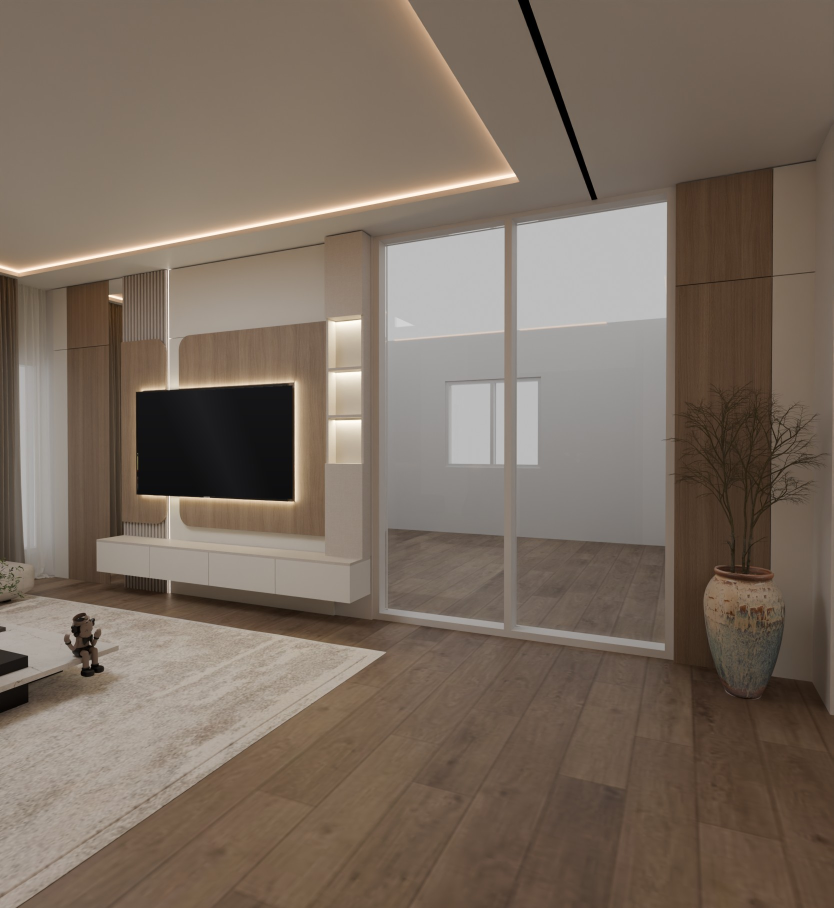
#> input picture projects/dossier-client/build/img/rdc-salon-03.jpg, 1667 x 1816 px, given in place of rdc-salon-03.png, which was not available (shown at 1/2 size)
$ python tv_off.py
#> lines starting #> are read from the running program, lines starting #| are printed output that depends on the picture; after the words box and inside, x2 and y2 are one past the last pixel; in counts of white or black regions, pixels touching at a corner belong together
"""Remplace l'image affichée sur les écrans TV des rendus par un écran éteint (noir satiné + léger reflet).
Les rendus d'origine restent intacts dans sources/ ; les versions modifiées vont dans build/tvoff/."""
import pathlib
from PIL import Image, ImageDraw, ImageFilter

ROOT = pathlib.Path(__file__).resolve().parent.parent
SCREENS = {  # coins écran (haut-gauche, haut-droit, bas-droit, bas-gauche), en pixels
    "01-rdc-salon-principal/rdc-salon-03.png": [(272, 782), (588, 766), (588, 1002), (272, 992)],
    "01-rdc-salon-principal/rdc-salon-04.png": [(510, 760), (945, 780), (945, 1002), (510, 1038)],
    "01-rdc-salon-principal/rdc-salon-07.png": [(432, 798), (798, 798), (798, 998), (432, 998)],
    "02-chambre-amis/chambre-amis-02.png": [(688, 605), (1452, 605), (1452, 1032), (688, 1032)],
    "02-chambre-amis/chambre-amis-04.png": [(692, 658), (1498, 580), (1498, 1092), (692, 1055)],
    "03-chambre-principale/chambre-principale-04.png": [(585, 922), (1050, 924), (1050, 1228), (585, 1205)],
    "04-etage1-sejour/etage1-sejour-01.png": [(638, 712), (1216, 712), (1216, 1034), (638, 1034)],
    "04-etage1-sejour/etage1-sejour-05.png": [(727, 710), (1250, 682), (1250, 995), (727, 1020)],
}

def inset(q, k):
    cx = sum(p[0] for p in q) / 4; cy = sum(p[1] for p in q) / 4
    return [(x + (cx - x) * k / abs(cx - x) if x != cx else x, y + (cy - y) * k / abs(cy - y) if y != cy else y) for x, y in q]

def main():
    out = ROOT / "build/tvoff"; out.mkdir(parents=True, exist_ok=True)
    for rel, quad in SCREENS.items():
        im = Image.open(ROOT / "sources" / rel).convert("RGB")
#> im is the input picture: PIL image 1667x1816 RGB; mean R, G, B 121.6, 107.5, 94.9
        q = inset(quad, 4)
        xs = [p[0] for p in q]; ys = [p[1] for p in q]
        w, h = int(max(xs) - min(xs)) + 1, int(max(ys) - min(ys)) + 1
        # écran éteint : noir satiné, dégradé vertical léger + reflet diagonal très doux
        scr = Image.new("RGB", (w, h))
#> scr: PIL image 309x229 RGB; every value is 0
        px = scr.load()
        for y in range(h):
            for x in range(w):
                t = y / h; r = max(0.0, 1 - abs((x / w) - 0.35 - (y / h) * 0.3) * 4)
                v = 14 + 8 * (1 - t) + 10 * r
                px[x, y] = (int(v), int(v), int(v * 1.08))
        mask = Image.new("L", im.size, 0)
#> mask: PIL image 1667x1816 L; every value is 0
        ImageDraw.Draw(mask).polygon(q, fill=255)
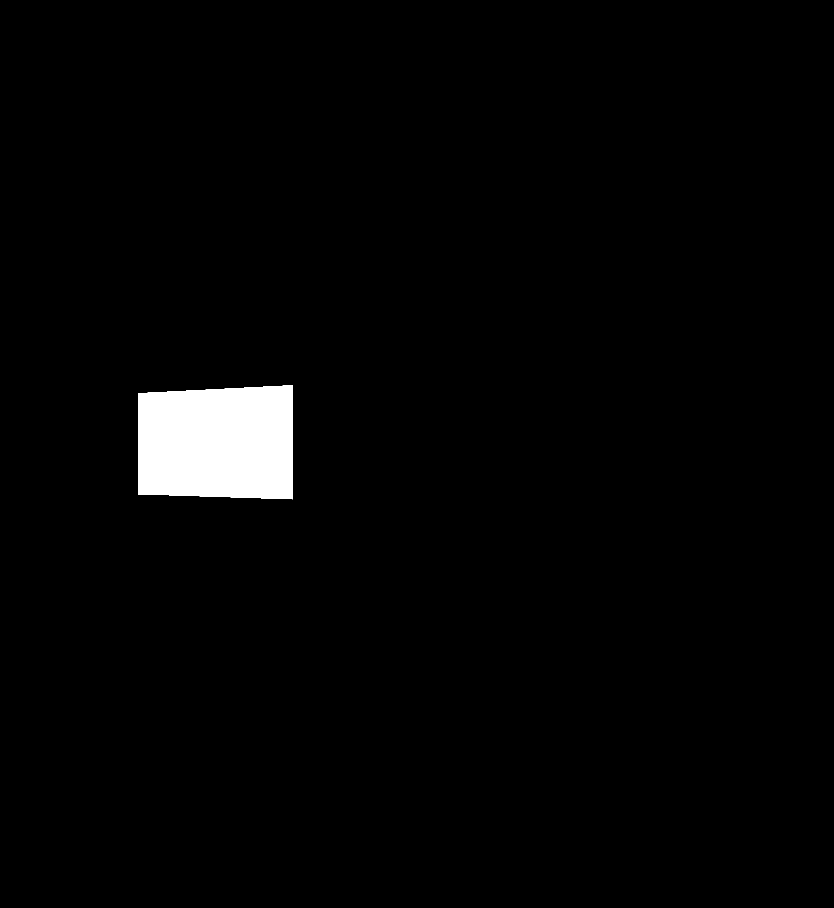
#> mask: PIL image 1667x1816 L (shown at 1/2 size); 2.2% white; 1 white region, box (x1, y1, x2, y2) and area: (276, 770, 585, 999) 66447
        mask = mask.filter(ImageFilter.GaussianBlur(0.8))
        layer = Image.new("RGB", im.size); layer.paste(scr, (int(min(xs)), int(min(ys))))
#> after `layer = Image.new('RGB', im.size)`: layer: PIL image 1667x1816 RGB; every value is 0
#> after `layer.paste(scr, (int(min(xs)), int(min(ys))))`:
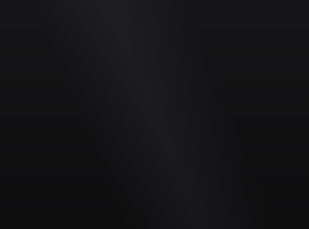
#> scr: PIL image 309x229 RGB; mean R, G, B 20, 20, 21.7
#> after `layer.paste(scr, (int(min(xs)), int(min(ys))))`:
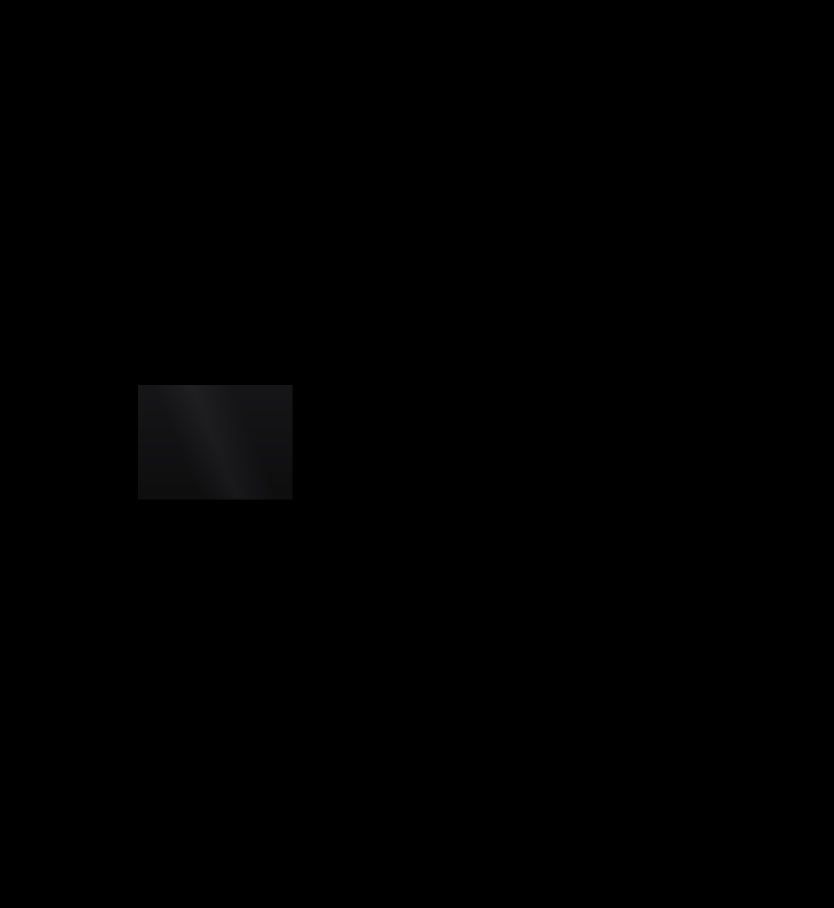
#> layer: PIL image 1667x1816 RGB (shown at 1/2 size); mean R, G, B 0.5, 0.5, 0.5
        im = Image.composite(layer, im, mask)
        im.save(out / pathlib.Path(rel).name)
        print("ok", rel)
#> pass 2 of the loop in main, `for rel, quad in SCREENS.items():`:
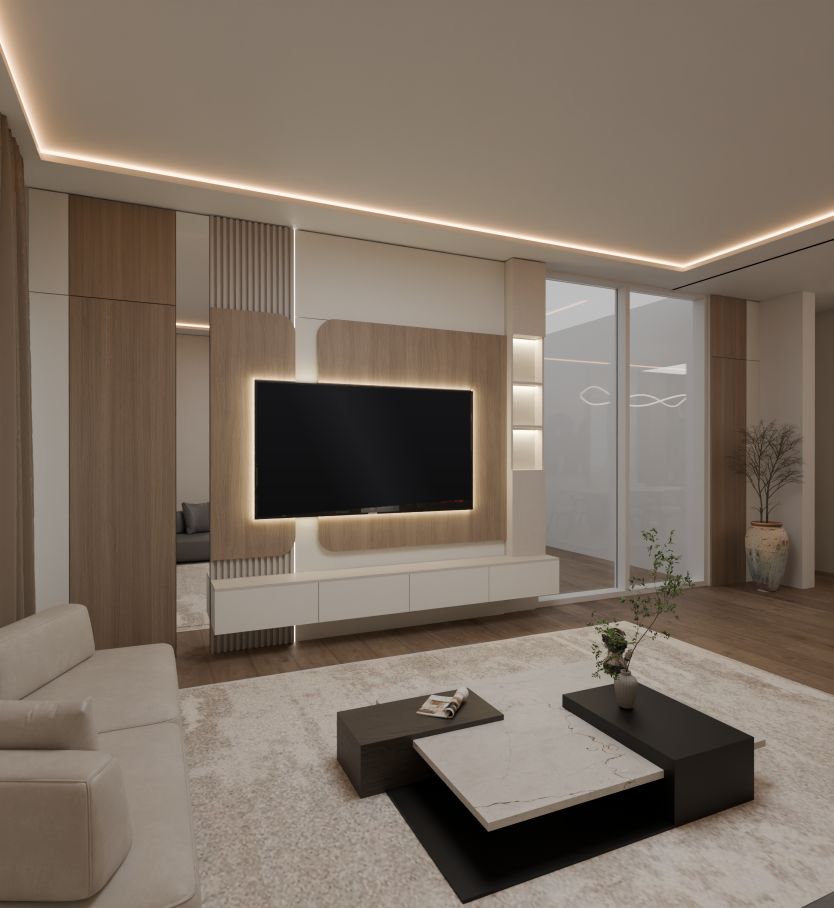
#> input picture projects/dossier-client/build/tvoff/rdc-salon-04.png, 1667 x 1816 px, found by its file name (shown at 1/2 size)
#> in main, im is the input picture: PIL image 1667x1816 RGB; mean R, G, B 124.3, 111.2, 98.7
#> in main, `ImageDraw.Draw(mask).polygon(q, fill=255)`:
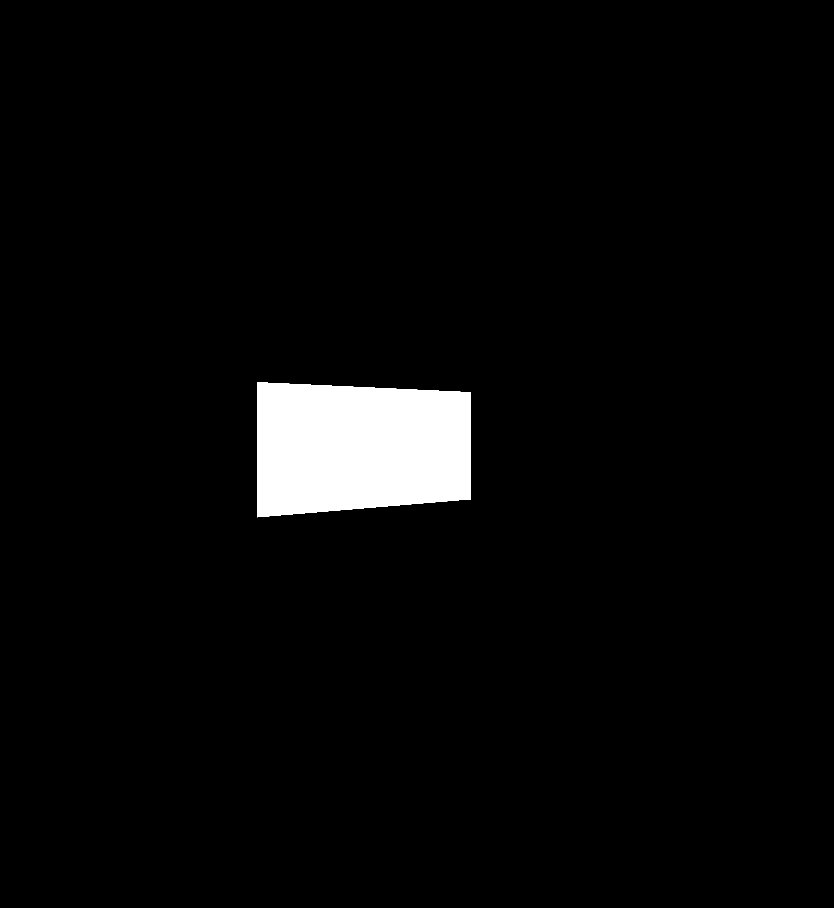
#> mask: PIL image 1667x1816 L (shown at 1/2 size); 3.4% white; 1 white region, box (x1, y1, x2, y2) and area: (514, 764, 942, 1035) 103604
#> in main, `layer.paste(scr, (int(min(xs)), int(min(ys))))`:
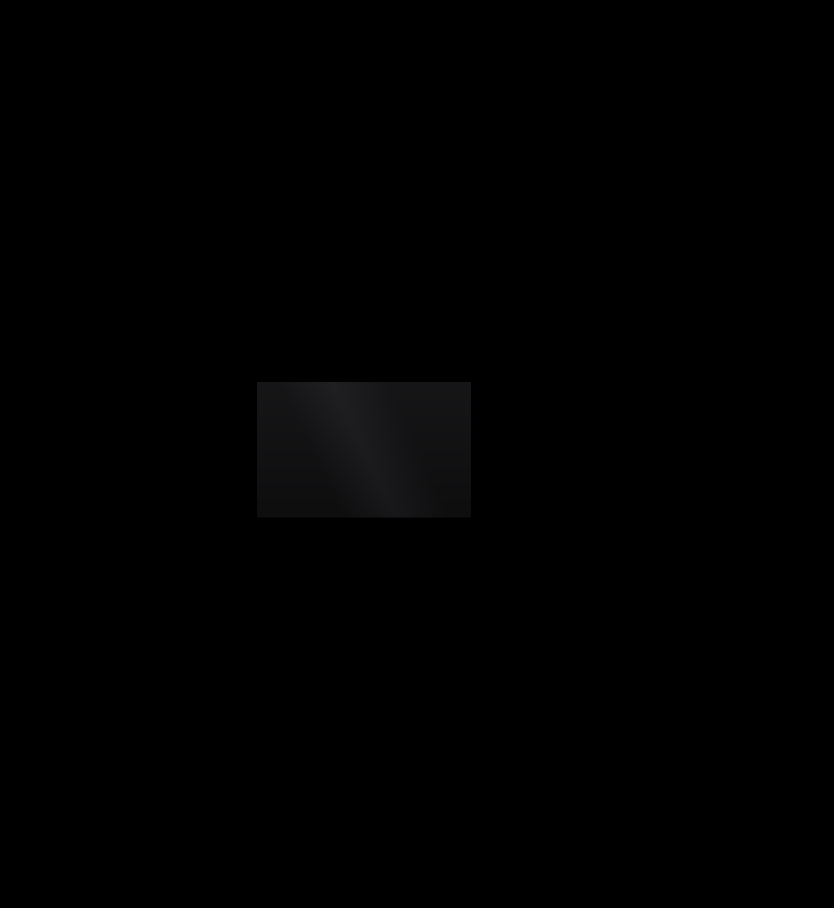
#> layer: PIL image 1667x1816 RGB (shown at 1/2 size); mean R, G, B 0.8, 0.8, 0.8
#> pass 3 of the loop in main, `for rel, quad in SCREENS.items():`:
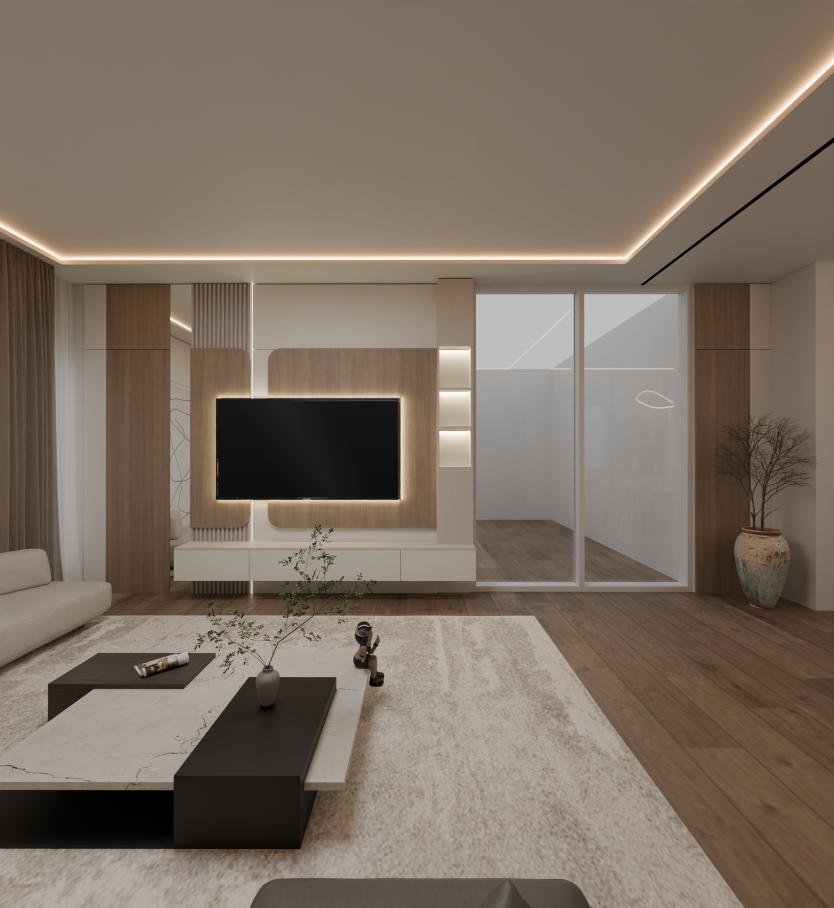
#> input picture projects/dossier-client/build/tvoff/rdc-salon-07.png, 1667 x 1816 px, found by its file name (shown at 1/2 size)
#> in main, im is the input picture: PIL image 1667x1816 RGB; mean R, G, B 124.2, 111, 98.6
#> in main, `ImageDraw.Draw(mask).polygon(q, fill=255)`:
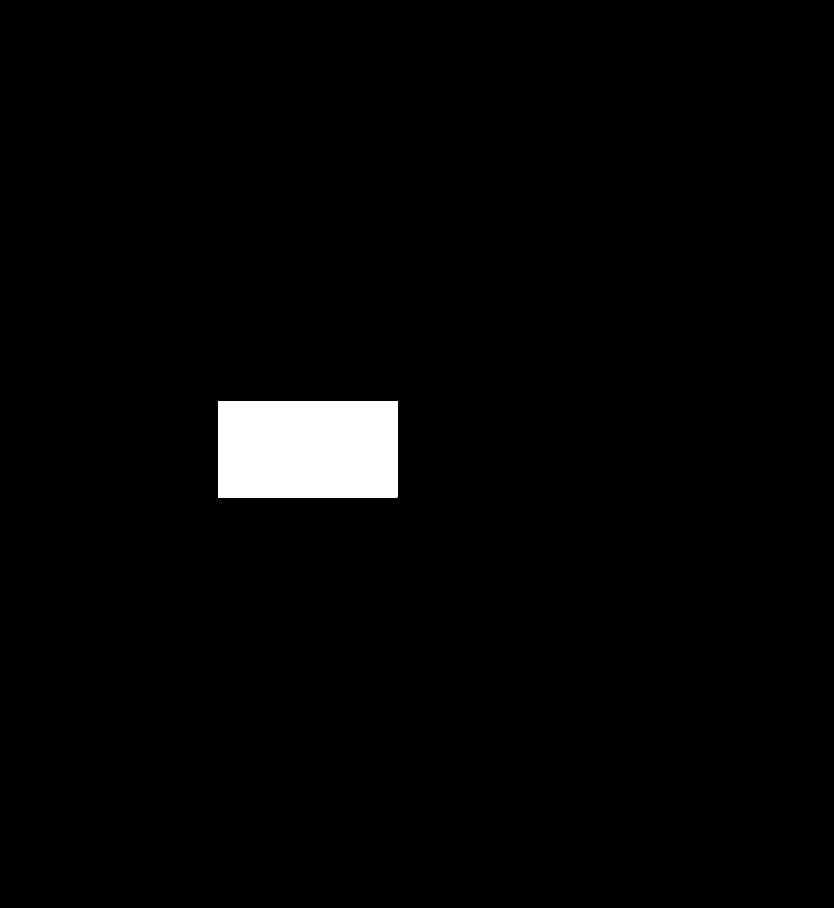
#> mask: PIL image 1667x1816 L (shown at 1/2 size); 2.3% white; 1 white region, box (x1, y1, x2, y2) and area: (436, 802, 795, 995) 69287
#> in main, `layer.paste(scr, (int(min(xs)), int(min(ys))))`:
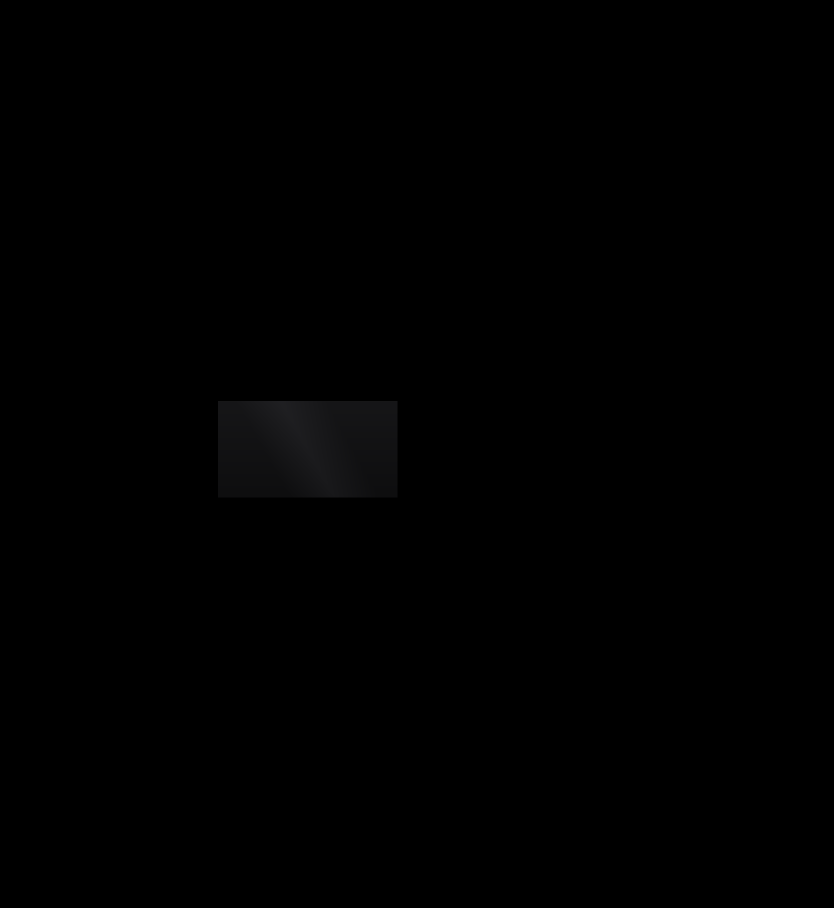
#> layer: PIL image 1667x1816 RGB (shown at 1/2 size); mean R, G, B 0.5, 0.5, 0.5
#> the loop made 4 passes; the first 3 are shown

if __name__ == "__main__":
#> (the run stopped early here; a loop or call above may not have finished)
